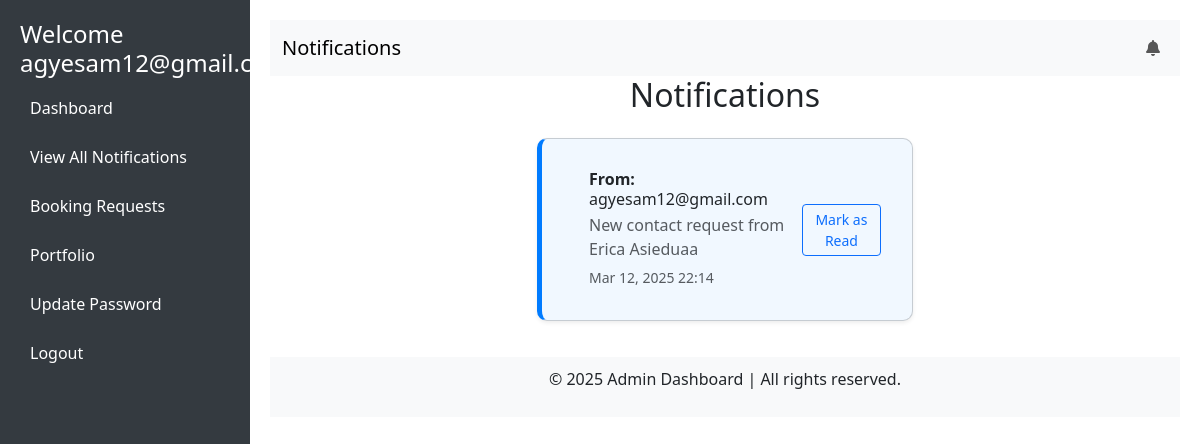
/DisplayNotifications/ (signed in), run on an earlier commit of the app's database.
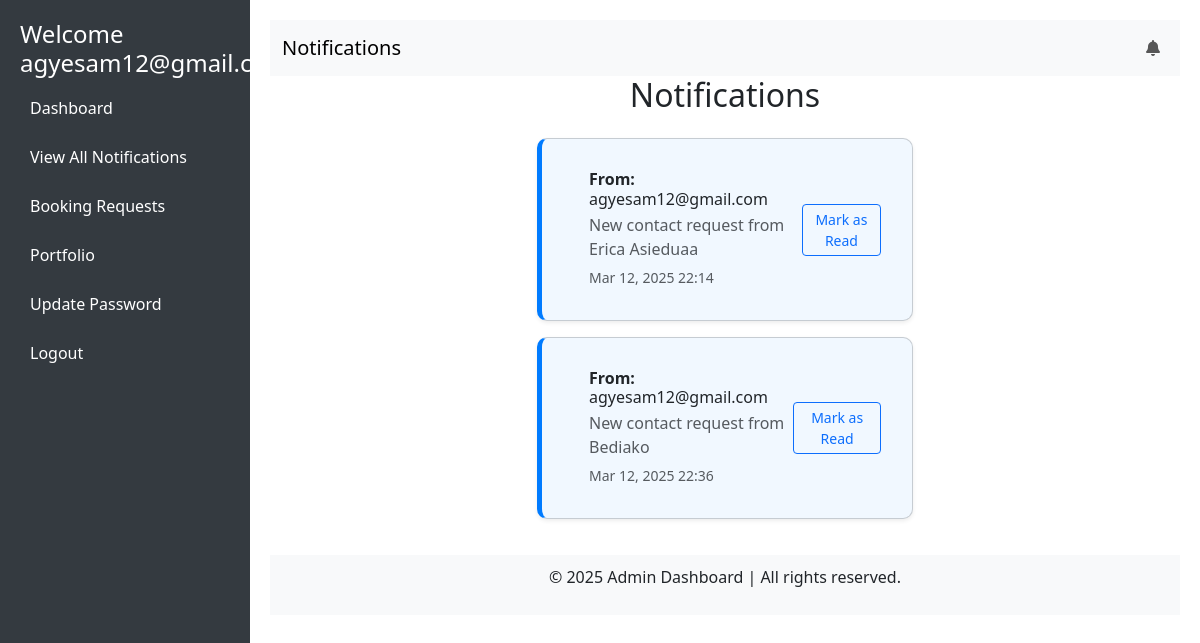
And on a later commit of the database.
### paint/models.py (models this page shows, shortened)
class Notification(models.Model):
    notification_id = IntegerIDField(unique=True, editable=False, primary_key=True)
    user = models.ForeignKey(User, on_delete=models.CASCADE, related_name='notifications')
    message = models.TextField()
    created_at = models.DateTimeField(auto_now_add=True)
    is_read = models.BooleanField(default=False)

class User(AbstractUser):
    user_id = IntegerIDField(unique=True, editable=False, primary_key=True)
    full_name = models.CharField(max_length=60, null=True, blank=True)
    photo = ResizedImageField(size=[500, 500], default='media/user.jpg', upload_to='users/')
    phone_number = models.CharField(max_length=20, blank=False, null=True)
    address = models.CharField(max_length=255, blank=False, null=True)
    email = models.EmailField(blank=False, unique=True, null=True)
    is_user = models.BooleanField(default=False)
    is_worker = models.BooleanField(default=False)
    is_admin = models.BooleanField(default=False)
    is_verified = models.BooleanField(default=False)
    bio = CKEditor5Field(config_name='extends', max_length=200, blank=True, default="Hi there,...")
    otp = models.CharField(max_length=4, blank=True, null=True)
    allow_sms = models.BooleanField(default=True)
    USERNAME_FIELD = 'email'
    REQUIRED_FIELDS = ['username']
    def __str__(self):
        return self.email

### paint/views.py (the view)
# urls.py: path('DisplayNotifications/', DisplayNotifications.as_view(), name='DisplayNotifications'),
class DisplayNotifications(LoginRequiredMixin, ListView):
    model = Notification
    template_name = 'notifications.html'
    context_object_name = 'notifications'
    def get_context_data(self, **kwargs):
        context = super().get_context_data(**kwargs)
        context['page_name'] = 'notifications'
        context['list_name'] = 'notifications'
        return context
    def get_queryset(self):
        return Notification.objects.filter(user=self.request.user,created_at__lt=timezone.now(),is_read=False).order_by('created_at')

### paint/templates/notifications.html (shortened to what this page needs)
<!DOCTYPE html>
<html lang="en">
<head>
    <link href="https://cdn.jsdelivr.net/npm/bootstrap@5.3.0/dist/css/bootstrap.min.css" rel="stylesheet">
    <link rel="stylesheet" href="https://cdnjs.cloudflare.com/ajax/libs/font-awesome/6.4.2/css/all.min.css">
</head>
<body>
    <div class="sidebar">
        <h4>Welcome {{ request.user.email }}</h4>
        <a href="{% url 'admin_dashboard' %}">Dashboard</a>
        <a href="{% url 'display_notifications' %}">View All Notifications</a>
        <a href="{% url 'booking_requests' %}">Booking Requests</a>
        <a href="{% url 'portfolio_lists' %}">Portfolio</a>
        <a href="{% url 'update_password' %}">Update Password</a>
        <a href="{% url 'signout' %}">Logout</a>
    </div>
    <div class="content">
        <nav class="navbar navbar-expand-lg navbar-light bg-light">
            <div class="container-fluid">
                <a class="navbar-brand" href="#">Notifications</a>
                <div class="collapse navbar-collapse" id="navbarNav">
                    <ul class="navbar-nav ms-auto">
                        <li class="nav-item">
                            <a class="nav-link position-relative notification-icon" href="{% url 'DisplayNotifications' %}">
                                <i class="fas fa-bell"></i>
                            </a>
                        </li>
                    </ul>
                </div>
            </div>
        </nav>
        <div class="container notifications-container">
            <h2 class="text-center notifications-title mb-4">Notifications</h2>
            <div class="row justify-content-center">
                <div class="col-lg-6 col-md-8">
                    {% for notification in notifications %}
                    <div class="notification-card card mb-3 shadow-sm {% if not notification.is_read %}unread{% else %}read{% endif %}">
                        <div class="card-body d-flex align-items-center">
                            <div class="flex-grow-1 ms-3">
                                <h6 class="mb-1"><strong>From:</strong> {{ notification.user }}</h6>
                                <p class="mb-1 text-muted">{{ notification.message }}</p>
                                <small class="text-muted">{{ notification.created_at|date:"M d, Y H:i" }}</small>
                            </div>
                            {% if not notification.is_read %}
                            <button class="btn btn-sm btn-outline-primary mark-read" data-id="{{ notification.notification_id }}">
                                Mark as Read
                            </button>
                            {% endif %}
                        </div>
                    </div>
                    {% empty %}
                    <p class="text-center text-muted">No new notifications.</p>
                    {% endfor %}
                </div>
            </div>
        </div>
        <footer>
            <p>&copy; 2025 Admin Dashboard | All rights reserved.</p>
        </footer>
    </div>
</body>
</html>

What changed in the data, as far as the page shows it:
added Notification: user "agyesam12@gmail.com", message "New contact request from Bediako", created_at "Mar 12, 2025 22:36"
